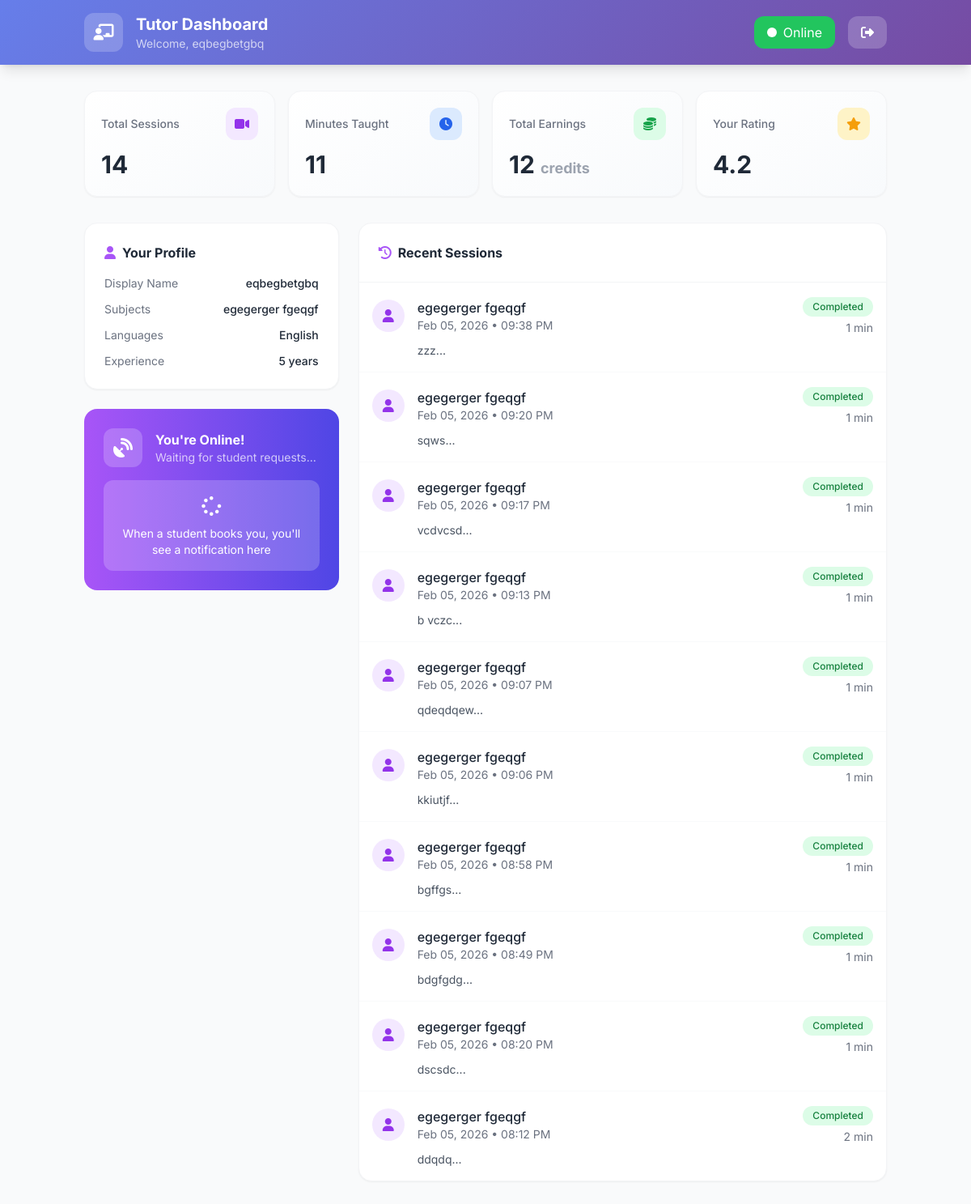
The app's page /tutoring/dashboard (signed in), older data.
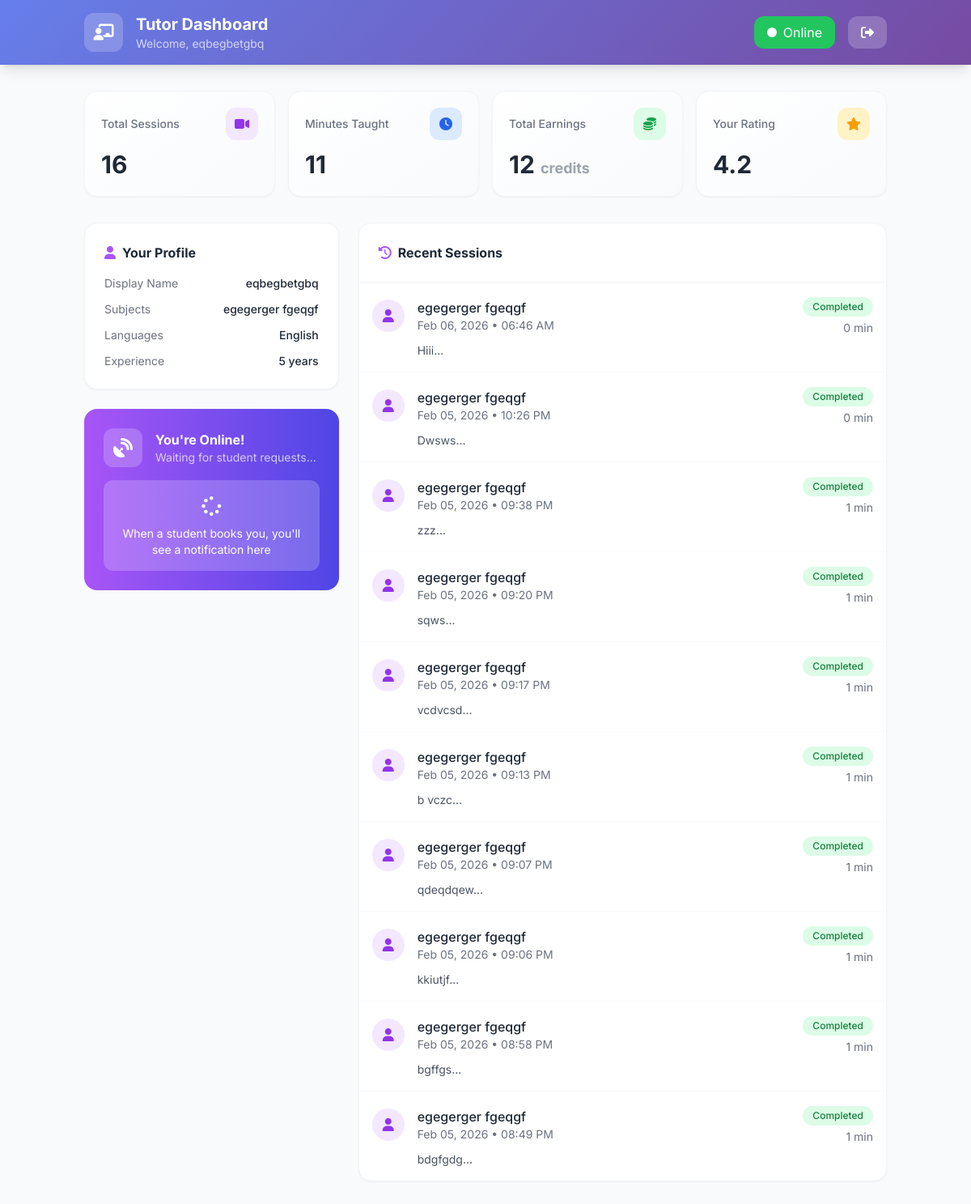
The same page, newer data.
### models.py (models this page shows)
class Tutor(db.Model):
    id = db.Column(db.Integer, primary_key=True)
    email = db.Column(db.String(150), unique=True, nullable=False)
    password = db.Column(db.String(255), nullable=False)
    full_name = db.Column(db.String(150), nullable=False)
    phone = db.Column(db.String(20), nullable=False)
    display_name = db.Column(db.String(100), nullable=False)  # Anonymous name
    bio = db.Column(db.Text, nullable=True)
    profile_image = db.Column(db.String(500), nullable=True)
    qualification = db.Column(db.String(200), nullable=False)  # e.g., "B.Tech Computer Science"
    experience_years = db.Column(db.Integer, default=0)
    college = db.Column(db.String(200), nullable=True)
    id_proof_path = db.Column(db.String(500), nullable=True)  # Uploaded ID for verification
    subjects = db.Column(db.String(500), nullable=False)  # Comma-separated: "Math,Physics,Chemistry"
    languages = db.Column(db.String(200), default="English")  # Languages they can teach in
    is_approved = db.Column(db.Boolean, default=False)  # Requires admin approval
    is_available = db.Column(db.Boolean, default=False)  # Online/offline toggle
    is_active = db.Column(db.Boolean, default=True)  # Account active
    rating = db.Column(db.Float, default=5.0)
    total_sessions = db.Column(db.Integer, default=0)
    total_minutes = db.Column(db.Integer, default=0)
    total_earnings = db.Column(db.Integer, default=0)  # In credits
    created_at = db.Column(db.DateTime, default=datetime.utcnow)
    approved_at = db.Column(db.DateTime, nullable=True)
    last_online = db.Column(db.DateTime, nullable=True)
    sessions = db.relationship('TutoringSession', backref='tutor', lazy=True)

class TutoringSession(db.Model):
    id = db.Column(db.Integer, primary_key=True)
    room_id = db.Column(db.String(50), unique=True, nullable=False)  # UUID for video room
    student_id = db.Column(db.Integer, db.ForeignKey('user.id'), nullable=False)
    tutor_id = db.Column(db.Integer, db.ForeignKey('tutor.id'), nullable=False)
    question = db.Column(db.Text, nullable=True)  # Student's doubt/question
    subject = db.Column(db.String(100), nullable=True)
    rate_per_minute = db.Column(db.Integer, default=2)  # Credits per minute (platform sets this)
    credits_paid = db.Column(db.Integer, default=0)  # Total credits deducted
    status = db.Column(db.String(20), default='pending')
    created_at = db.Column(db.DateTime, default=datetime.utcnow)
    started_at = db.Column(db.DateTime, nullable=True)  # When call actually started
    ended_at = db.Column(db.DateTime, nullable=True)
    duration_minutes = db.Column(db.Integer, default=0)
    recording_path = db.Column(db.String(500), nullable=True)  # Path to video file
    chat_log = db.Column(db.Text, nullable=True)  # JSON string of chat messages
    student_rating = db.Column(db.Integer, nullable=True)  # 1-5 stars
    student_feedback = db.Column(db.Text, nullable=True)
    tutor_notes = db.Column(db.Text, nullable=True)
    is_flagged = db.Column(db.Boolean, default=False)
    flag_reason = db.Column(db.String(200), nullable=True)
    reviewed_by_admin = db.Column(db.Boolean, default=False)
    student = db.relationship('User', backref=db.backref('tutoring_sessions', lazy=True))

### tutoring.py (the view)
@tutoring_bp.route('/dashboard')
@tutor_login_required
def tutor_dashboard():
    tutor = get_current_tutor()
    recent_sessions = TutoringSession.query.filter_by(tutor_id=tutor.id)\
        .order_by(TutoringSession.created_at.desc())\
        .limit(10).all()
    stats = {
        'total_sessions': tutor.total_sessions,
        'total_minutes': tutor.total_minutes,
        'total_earnings': tutor.total_earnings,
        'rating': tutor.rating,
        'is_available': tutor.is_available
    }
    return render_template('tutoring/dashboard.html',
                         tutor=tutor,
                         sessions=recent_sessions,
                         stats=stats)

### tutoring.py (called while the page is built)
def tutor_login_required(f):
    @wraps(f)
    def decorated_function(*args, **kwargs):
        if 'tutor_id' not in session:
            flash('Please login to access tutor dashboard', 'warning')
            return redirect(url_for('tutoring.tutor_login'))
        tutor = db.session.get(Tutor, session['tutor_id'])
        if not tutor or not tutor.is_active:
            session.pop('tutor_id', None)
            flash('Session expired. Please login again.', 'warning')
            return redirect(url_for('tutoring.tutor_login'))
        if not tutor.is_approved:
            flash('Your account is pending admin approval.', 'info')
            return redirect(url_for('tutoring.pending_approval'))
        return f(*args, **kwargs)
    return decorated_function

def get_current_tutor():
    if 'tutor_id' in session:
        return db.session.get(Tutor, session['tutor_id'])
    return None

### templates/tutoring/dashboard.html (shortened to what this page needs)
<!DOCTYPE html>
<html lang="en">
<head>
    <script src="https://cdn.tailwindcss.com"></script>
    <link rel="stylesheet" href="https://cdnjs.cloudflare.com/ajax/libs/font-awesome/6.4.0/css/all.min.css">
</head>
<body class="bg-gray-50 min-h-screen">
    <header class="gradient-header text-white shadow-lg">
        <div class="container mx-auto px-4 py-4">
            <div class="flex items-center justify-between">
                <div class="flex items-center gap-4">
                    <div class="w-12 h-12 bg-white/20 rounded-xl flex items-center justify-center">
                        <i class="fa-solid fa-chalkboard-user text-xl"></i>
                    </div>
                    <div>
                        <h1 class="text-xl font-bold">Tutor Dashboard</h1>
                        <p class="text-white/70 text-sm">Welcome, {{ tutor.display_name }}</p>
                    </div>
                </div>
                <div class="flex items-center gap-4">
                    <button id="availabilityToggle" onclick="toggleAvailability()"
                        class="flex items-center gap-2 px-4 py-2 rounded-xl transition-all {% if tutor.is_available %}bg-green-500 online-pulse{% else %}bg-gray-500{% endif %}">
                        <span
                            class="w-3 h-3 rounded-full {% if tutor.is_available %}bg-white{% else %}bg-gray-300{% endif %}"></span>
                        <span id="availabilityText">{{ 'Online' if tutor.is_available else 'Offline' }}</span>
                    </button>
                    <a href="{{ url_for('tutoring.tutor_logout') }}"
                        class="px-4 py-2 bg-white/20 rounded-xl hover:bg-white/30 transition-all">
                        <i class="fa-solid fa-right-from-bracket"></i>
                    </a>
                </div>
            </div>
        </div>
    </header>
    <main class="container mx-auto px-4 py-8">
        <div class="grid grid-cols-2 md:grid-cols-4 gap-4 mb-8">
            <div class="stat-card rounded-2xl p-5 border border-gray-100 shadow-sm">
                <div class="flex items-center justify-between mb-3">
                    <span class="text-gray-500 text-sm font-medium">Total Sessions</span>
                    <div class="w-10 h-10 bg-purple-100 rounded-xl flex items-center justify-center">
                        <i class="fa-solid fa-video text-purple-600"></i>
                    </div>
                </div>
                <p class="text-3xl font-bold text-gray-800">{{ stats.total_sessions }}</p>
            </div>
            <div class="stat-card rounded-2xl p-5 border border-gray-100 shadow-sm">
                <div class="flex items-center justify-between mb-3">
                    <span class="text-gray-500 text-sm font-medium">Minutes Taught</span>
                    <div class="w-10 h-10 bg-blue-100 rounded-xl flex items-center justify-center">
                        <i class="fa-solid fa-clock text-blue-600"></i>
                    </div>
                </div>
                <p class="text-3xl font-bold text-gray-800">{{ stats.total_minutes }}</p>
            </div>
            <div class="stat-card rounded-2xl p-5 border border-gray-100 shadow-sm">
                <div class="flex items-center justify-between mb-3">
                    <span class="text-gray-500 text-sm font-medium">Total Earnings</span>
                    <div class="w-10 h-10 bg-green-100 rounded-xl flex items-center justify-center">
                        <i class="fa-solid fa-coins text-green-600"></i>
                    </div>
                </div>
                <p class="text-3xl font-bold text-gray-800">{{ stats.total_earnings }} <span
                        class="text-lg text-gray-400">credits</span></p>
            </div>
            <div class="stat-card rounded-2xl p-5 border border-gray-100 shadow-sm">
                <div class="flex items-center justify-between mb-3">
                    <span class="text-gray-500 text-sm font-medium">Your Rating</span>
                    <div class="w-10 h-10 bg-amber-100 rounded-xl flex items-center justify-center">
                        <i class="fa-solid fa-star text-amber-500"></i>
                    </div>
                </div>
                <p class="text-3xl font-bold text-gray-800">{{ "%.1f"|format(stats.rating) }}</p>
            </div>
        </div>
        <div class="grid lg:grid-cols-3 gap-6">
            <div class="space-y-6">
                <div class="bg-white rounded-2xl border border-gray-100 shadow-sm p-6">
                    <h3 class="font-bold text-gray-800 mb-4 flex items-center gap-2">
                        <i class="fa-solid fa-user text-purple-500"></i> Your Profile
                    </h3>
                    <div class="space-y-3 text-sm">
                        <div class="flex justify-between">
                            <span class="text-gray-500">Display Name</span>
                            <span class="font-medium text-gray-800">{{ tutor.display_name }}</span>
                        </div>
                        <div class="flex justify-between">
                            <span class="text-gray-500">Subjects</span>
                            <span class="font-medium text-gray-800">{{ tutor.subjects }}</span>
                        </div>
                        <div class="flex justify-between">
                            <span class="text-gray-500">Languages</span>
                            <span class="font-medium text-gray-800">{{ tutor.languages }}</span>
                        </div>
                        <div class="flex justify-between">
                            <span class="text-gray-500">Experience</span>
                            <span class="font-medium text-gray-800">{{ tutor.experience_years }} years</span>
                        </div>
                    </div>
                </div>
                <div id="waitingCard"
                    class="bg-gradient-to-r from-purple-500 to-indigo-600 rounded-2xl p-6 text-white {% if not tutor.is_available %}hidden{% endif %}">
                    <div class="flex items-center gap-4 mb-4">
                        <div class="w-12 h-12 bg-white/20 rounded-xl flex items-center justify-center">
                            <i class="fa-solid fa-satellite-dish text-2xl"></i>
                        </div>
                        <div>
                            <h4 class="font-bold">You're Online!</h4>
                            <p class="text-white/70 text-sm">Waiting for student requests...</p>
                        </div>
                    </div>
                    <div class="bg-white/20 rounded-xl p-4 text-center">
                        <i class="fa-solid fa-spinner fa-spin text-2xl mb-2"></i>
                        <p class="text-sm">When a student books you, you'll see a notification here</p>
                    </div>
                </div>
            </div>
            <div class="lg:col-span-2">
                <div class="bg-white rounded-2xl border border-gray-100 shadow-sm">
                    <div class="p-6 border-b border-gray-100">
                        <h3 class="font-bold text-gray-800 flex items-center gap-2">
                            <i class="fa-solid fa-history text-purple-500"></i> Recent Sessions
                        </h3>
                    </div>
                    <div class="divide-y divide-gray-50">
                        {% if sessions %}
                        {% for session in sessions %}
                        <div class="p-4 hover:bg-gray-50 transition-colors">
                            <div class="flex items-center justify-between">
                                <div class="flex items-center gap-4">
                                    <div class="w-10 h-10 bg-purple-100 rounded-full flex items-center justify-center">
                                        <i class="fa-solid fa-user text-purple-600"></i>
                                    </div>
                                    <div>
                                        <p class="font-medium text-gray-800">
                                            {{ session.subject or 'General Session' }}
                                        </p>
                                        <p class="text-sm text-gray-500">
                                            {{ session.created_at.strftime('%b %d, %Y • %I:%M %p') }}
                                        </p>
                                    </div>
                                </div>
                                <div class="text-right">
                                    <span class="inline-block px-3 py-1 rounded-full text-xs font-medium
                                            {% if session.status == 'completed' %}bg-green-100 text-green-700
                                            {% elif session.status == 'active' %}bg-blue-100 text-blue-700
                                            {% elif session.status == 'cancelled' %}bg-red-100 text-red-700
                                            {% else %}bg-gray-100 text-gray-700{% endif %}">
                                        {{ session.status.title() }}
                                    </span>
                                    <p class="text-sm text-gray-500 mt-1">
                                        {{ session.duration_minutes }} min
                                    </p>
                                </div>
                            </div>
                            {% if session.question %}
                            <p class="text-sm text-gray-600 mt-2 pl-14 truncate">
                                {{ session.question[:100] }}...
                            </p>
                            {% endif %}
                        </div>
                        {% endfor %}
                        {% endif %}
                    </div>
                </div>
            </div>
        </div>
    </main>
</body>
</html>

### templates/tutoring/dashboard.html (style rules this page uses)
body { font-family: 'Inter', sans-serif; }
.gradient-header { background: linear-gradient(135deg, #667eea 0%, #764ba2 100%); }
.stat-card { background: linear-gradient(145deg, #ffffff 0%, #f8fafc 100%); }
.online-pulse { animation: pulse 2s infinite; }

Row changes from the older to the newer data that the page shows:
no longer on this page (row unchanged): TutoringSession: subject "egegerger fgeqgf", created_at "Feb 05, 2026 • 08:20 PM", status "Completed", duration_minutes "1", question "dscsdc"
no longer on this page (row unchanged): TutoringSession: subject "egegerger fgeqgf", created_at "Feb 05, 2026 • 08:12 PM", status "Completed", duration_minutes "2", question "ddqdq"
added TutoringSession: subject "egegerger fgeqgf", created_at "Feb 06, 2026 • 06:46 AM", status "Completed", duration_minutes "0", question "Hiii"
added TutoringSession: subject "egegerger fgeqgf", created_at "Feb 05, 2026 • 10:26 PM", status "Completed", duration_minutes "0", question "Dwsws"
Text that changed along with them:
{{ stats.total_sessions }}: "14" → "16"
